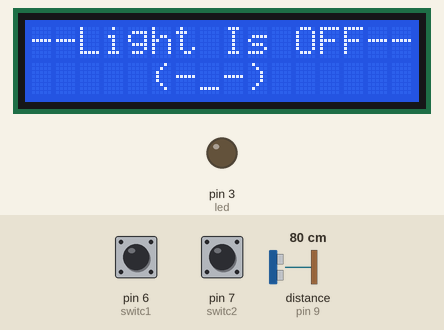
Simulated run of this sketch. Board: Arduino Nano, built with avr-gcc and run on an emulated ATmega328P. Shown: 16×2 character LCD, output pins drawn as LEDs (lit = HIGH). Wiring (inferred from the names in the program): ultrasonic range finder: trigger pin 8; echo pin 9. Dashed ring = blinking. Inputs (shaded band) come from the test bench; at power-on: distance to the obstacle (sensor on pin 9) 80 cm, pin 7 (switc2) LOW, pin 6 (switc1) LOW. The echo pulse lasts 58.3 µs per cm; pins used as bus, display or sensor lines are not drawn; what the sketch prints to the serial monitor is not drawn.

Above: at 3.2 s.
3.3 s: distance to the obstacle (sensor on pin 9) set to 18 cm
4.8 s: distance to the obstacle (sensor on pin 9) set to 14 cm
At 5.18 s:
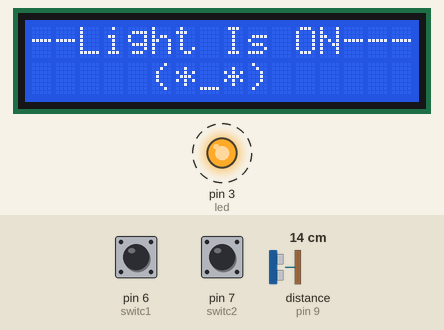
7.8 s: pin 7 (switc2) pulled HIGH for 0.15 s
At 8.39 s:
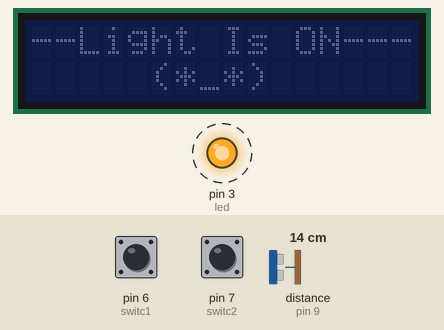
10.2 s: distance to the obstacle (sensor on pin 9) set to 35 cm
At 11.8 s:
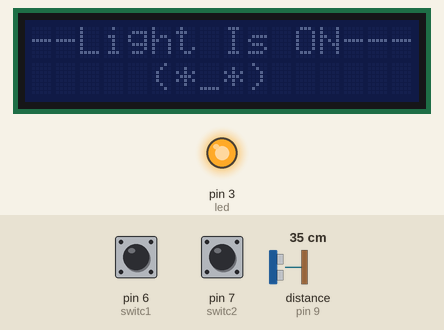
13.2 s: pin 6 (switc1) pulled HIGH for 3.2 s
At 17.0 s:
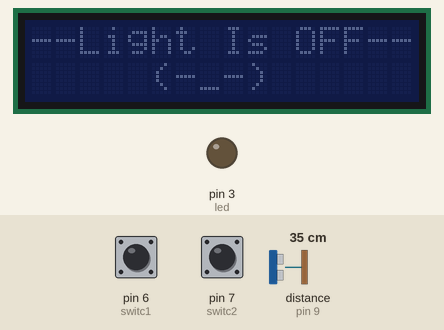
19.4 s: pin 7 (switc2) pulled HIGH for 1 s
At 21.6 s:
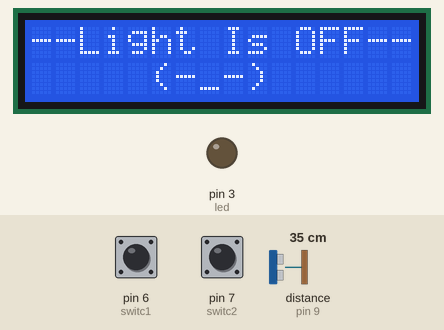
Timing chart, 0 to 23.1 s (numbered marks = the images above; inputs shaded):
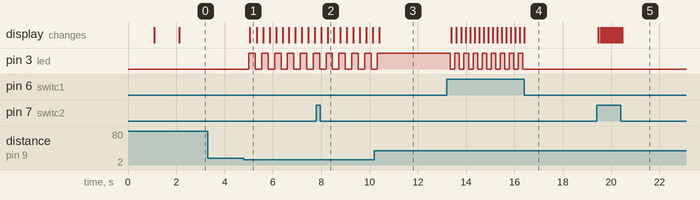

The sketch:

nano.ino
```cpp
#include <LiquidCrystal_I2C.h>

#include <Wire.h>

//global variable for switch
int sval1 = 0;
int sval2 = 0;
int bklight = 1;

// ultrasonic pins
long trig=8;
long echo=9;
long Zeit;
long Strecke;


//switch pins
const int switc = 9; //this pin is for distance measuring
const int switc1 = 6; //this pin goes to esp8266's pin 7 /or gpio pin 13
const int switc2 = 7; //this pin goes to esp8266's pin 6 / or gpio pin 12


// output pins
int led = 3;


//toggle switch for ultrasonic sensor
int state = 0 , loadstate = 0;
int distance = 15;
int distance_one = 53;
int global = 0;
int switch_valu = 2;


//toggle switch for wifi switch
int state1 = 0 , loadstate1 = 0;


//toggle switch for distance measuring
int state2 = 0 , loadstate2 = 0;


//main light variable
int loadstateMain = 0;


LiquidCrystal_I2C lcd(0x27, 16, 2);


void setup() {
    //Switcg Setup
    pinMode(switc, INPUT);
    pinMode(switc1, INPUT);
    pinMode(switc2, INPUT);

    //output setup
    pinMode(led, OUTPUT);
    digitalWrite(led, LOW);

    // ultra sonic setup
    pinMode(trig,OUTPUT);
    pinMode(echo,INPUT);
    Serial.begin(9600);
    Serial.print("Welcome Shourav");
    delay(1000);

    //setup display
    lcd.begin();
    lcd.clear();
    lcd.setCursor(0,0);
    lcd.print("Welcome Shourav");
    delay(1000);

}

void loop() {
  /*
  int test = 0;
  Serial.println(test);
  test = !test;
  Serial.println(test);
  test = !test;
  Serial.println(test);
  delay(1000);
  */
    //ultra sonic date collection
    digitalWrite(trig,HIGH);
    delayMicroseconds(200);
    digitalWrite(trig,LOW);
    Zeit = pulseIn(echo,HIGH);
    Strecke=Zeit*0.017;
    digitalWrite(trig,LOW);
    delayMicroseconds(200);


  // logic unit for ultrasonic sensor
  if (state == 0 && Strecke <= distance ) {
    state = 1;
    loadstate=!loadstate;
    delay(100);
  }
  if (state == 1 && Strecke <= distance ) {
    state =0;
    delay(100);
  }


  //switch read
  sval1 = digitalRead(switc1);
  sval2 = digitalRead(switc2);


  //switc1 logic
  if (sval1 == HIGH){
    loadstate=!loadstate;
    delay(120);
  }

  //bklight logic
  if ( sval2 == HIGH){
    bklight =! bklight;
  }

  if ( bklight == LOW ){
    lcd.setBacklight(0);
  }
  else{
    lcd.setBacklight(1);
  }


  if (loadstate==HIGH  ) {
    Serial.println("woriking");
    digitalWrite(led, HIGH);
    lcd.clear();
    lcd.setCursor(0,0);
    lcd.print("--Light Is ON---");
    lcd.setCursor(0, 4);
    lcd.print("     (*_*)");
    delay(35);
  }
  if (loadstate==LOW )  {
    digitalWrite(led, LOW);
    lcd.clear();
    lcd.setCursor(0,0);
    lcd.print("--Light Is OFF--");
    lcd.setCursor(0, 4);
    lcd.print("     (-_-)");
    delay(35);
  }


  //distance mesuring logic
    while (switc == HIGH){
    //ultra sonic date collection
  digitalWrite(trig,HIGH);
  delayMicroseconds(200);
  digitalWrite(trig,LOW);
  Zeit = pulseIn(echo,HIGH);
  Strecke=Zeit*0.017;
  digitalWrite(trig,LOW);
  delayMicroseconds(200);
    if ( Strecke <= distance_one ){
       lcd.clear();
      lcd.setCursor(0,0);
      lcd.print("Distance in cm:");
      Serial.print("Entfernung in cm:   ");
      lcd.setCursor(0,4);
      lcd.print(Strecke);
      Serial.println(Strecke);
      delay(300);
      lcd.clear();
     }
    else {
      lcd.setCursor(0,0);
      lcd.print("Distance < 53cm");
      lcd.setCursor(0,4);
      lcd.print("(^_^)(*_*)[-_-] ");
      delay(300);
      lcd.clear();
    }
  }

}

    
```

Measured:
- the behaviour switches between 17 and 16 cm on distance to the obstacle (sensor on pin 9) (found by bisection; images 0 and 1)
- after the input at 3.3 s, every drawn part: stays the same
- after the input at 4.8 s, pin 3 (led): alternates HIGH for 0.27 s and LOW for 0.27 s, starting after 0.20 s; the display: changes after 0.23 s (image 1)
- after the input at 7.8 s, the display: first changes after 0.20 s (image 2 shows a later state)
- after the input at 10.2 s, pin 3 (led): goes on until 10.3 s, then stays HIGH
- after the input at 13.2 s, pin 3 (led): alternates HIGH for 0.19 s and LOW for 0.19 s, 17 changes in all, then stays LOW, starting after 0.15 s; the display: changes after 0.18 s (image 4)
- after the input at 19.4 s, the display: changes after 0.07 s (image 5)
